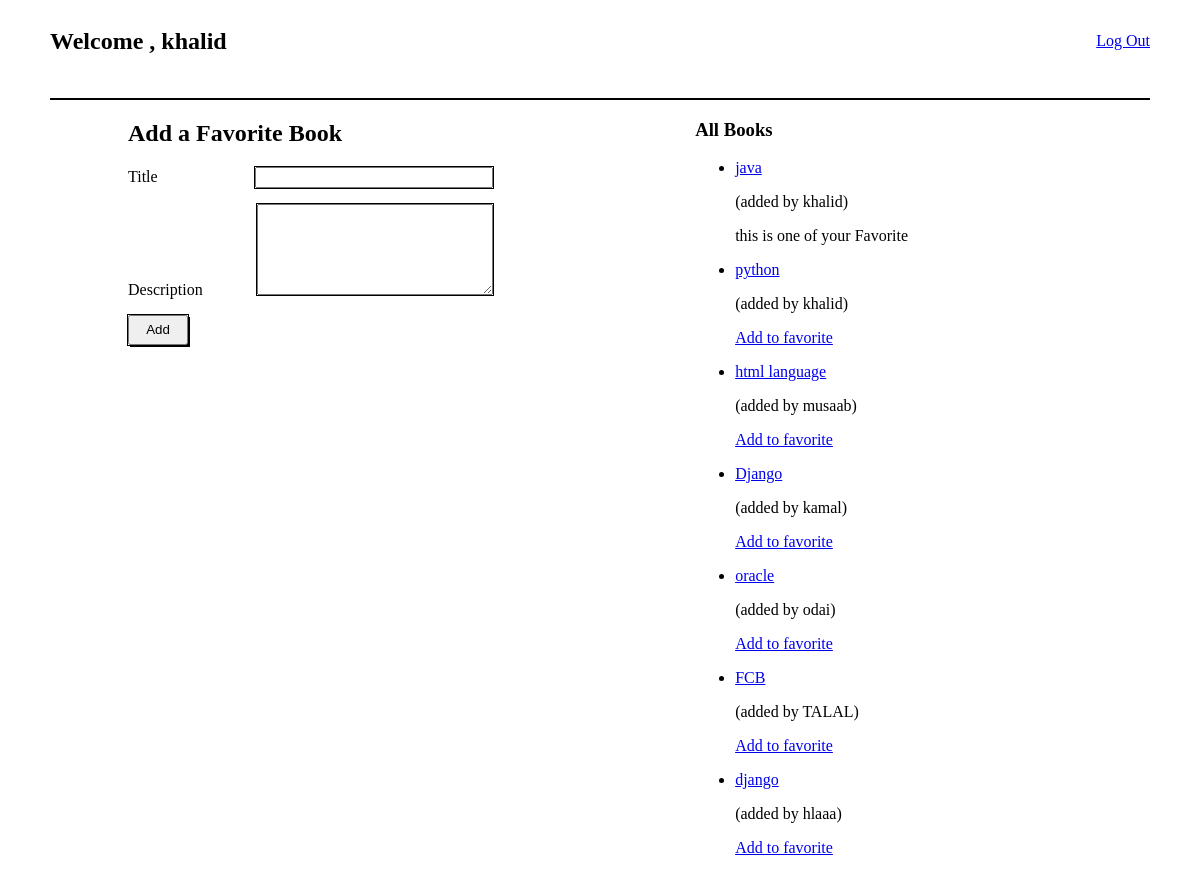
/books (signed in), run on the app's committed database.
### login_updated_app/models.py (models this page shows)
class User(models.Model):
    first_name=models.CharField(max_length=255)
    last_name=models.CharField(max_length=255)
    email=models.CharField(max_length=255)
    password=models.CharField(max_length=255)
    created_at = models.DateTimeField(auto_now_add=True)
    updated_at = models.DateTimeField(auto_now=True)
    objects = UserManager()

class Book(models.Model):
    title=models.CharField(max_length=255)
    desc=models.TextField()
    uploaded_by = models.ForeignKey(User , related_name="books_uploaded", on_delete = models.CASCADE)
    users_who_like = models.ManyToManyField(User , related_name="liked_books")
    created_at = models.DateTimeField(auto_now_add=True)
    updated_at = models.DateTimeField(auto_now=True)

### favorite_book_app/views.py (the view)
# urls.py: path('books', views.welcome_page),
def welcome_page(request):
    this_user = User.objects.get(id=request.session['user_id'])
    context={
        'this_user' : this_user,
        'all_books' : Book.objects.all()
    }
    return render(request , 'welcome.html' , context)

### favorite_book_app/templates/welcome.html (shortened to what this page needs)
<!DOCTYPE html>
<html lang="en">
<head>
</head>
<body>
    <nav>
        <div><h1>Welcome , {{this_user.first_name}}</h1></div>
        <div class="link"><a href="/">Log Out</a></div>
    </nav>
    <div class="flex">
        <div>
            <form action="/add_books" method="post">
                <h2>Add a Favorite Book</h2>
                <p>Title <input type="text" name="title"></p>
                <p>Description <textarea name="description"></textarea></p>
                <button>Add</button>
            </form>
        </div>
        <div>
            <h3>All Books</h3>
            {% for book in all_books %}
                <ul>
                    {% if this_user in book.users_who_like.all %}
                    <li><a href="book_details/{{book.id}}">{{book.title}}</a>
                        <p>(added by {{book.uploaded_by.first_name}})</p>
                        <p>this is one of your Favorite</p>
                    {% else %}
                    <li><a href="book_details/{{book.id}}">{{book.title}}</a>
                        <p>(added by {{book.uploaded_by.first_name}})</p>
                        <a href="add/{{book.id}}">Add to favorite</a>
                    </li>
                    {% endif %}
                </ul>
            {% endfor %}
        </div>
    </div>
</body>
</html>

### favorite_book_app/templates/welcome.html (style rules this page uses)
.flex { display: flex; justify-content: space-between; width: 900px; }
nav { width: 1100px; border-bottom: black solid 2px; display: flex; justify-content: space-between; margin: 0 auto; }
.link { width: 100px; height: 65px; display: flex; justify-content: end; align-items: center; }
h1 { width: 500px; height: 50px; }
form { margin-left: 120px; }
input { outline: 1px solid black; margin-left: 93px; width: 230px; }
textarea { outline: 1px solid black; margin-left: 50px; height: 85px; width: 230px; }
button { outline: 1px solid black; height: 30px; width: 60px; box-shadow: 2px 2px black; }

### data on the page
User: first_name "khalid"
Book: title "java", uploaded_by.first_name "khalid"
Book: title "python", uploaded_by.first_name "khalid"
Book: title "html language", uploaded_by.first_name "musaab"
Book: title "Django", uploaded_by.first_name "kamal"
Book: title "oracle", uploaded_by.first_name "odai"
Book: title "FCB", uploaded_by.first_name "TALAL"
Book: title "django", uploaded_by.first_name "hlaaa"
